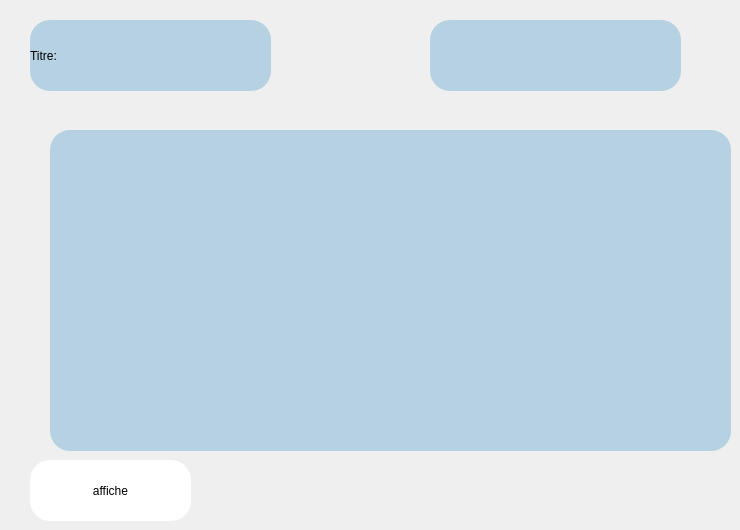
      <widget class="QWidget" name="titre_affiche">
       <widget class="QPushButton" name="affiche_titre">
        <property name="geometry">
         <rect>
          <x>30</x>
          <y>460</y>
          <width>161</width>
          <height>61</height>
         </rect>
        </property>
        <property name="styleSheet">
         <string notr="true">border-radius:20px;
font: 75 12pt &quot;Palatino Linotype&quot;;
background-color: rgb(255, 255, 255);
color: rgb(0, 0, 0);</string>
        </property>
        <property name="text">
         <string>affiche</string>
        </property>
       </widget>
       <widget class="QLabel" name="res_titre">
        <property name="geometry">
         <rect>
          <x>50</x>
          <y>130</y>
          <width>681</width>
          <height>321</height>
         </rect>
        </property>
        <property name="styleSheet">
         <string notr="true">color:rgb(0, 0, 0);
border-radius:20px;
font: 10pt &quot;Palatino Linotype&quot;;
background-color: rgb(200, 217, 237);
background-color: rgb(197, 225, 236);
background-color: rgb(182, 209, 226);</string>
        </property>
        <property name="text">
         <string/>
        </property>
       </widget>
       <widget class="QLineEdit" name="titre3">
        <property name="geometry">
         <rect>
          <x>430</x>
          <y>20</y>
          <width>251</width>
          <height>71</height>
         </rect>
        </property>
        <property name="styleSheet">
         <string notr="true">font: 12pt &quot;Palatino Linotype&quot;;
background-color: rgb(182, 209, 226);
border-radius:20px;</string>
        </property>
       </widget>
       <widget class="QLabel" name="label_40">
        <property name="geometry">
         <rect>
          <x>30</x>
          <y>20</y>
          <width>241</width>
          <height>71</height>
         </rect>
        </property>
        <property name="styleSheet">
         <string notr="true">font: 12pt &quot;Palatino Linotype&quot;;
background-color: rgb(182, 209, 226);
border-radius:20px;</string>
        </property>
        <property name="text">
         <string>Titre:</string>
        </property>
       </widget>
      </widget>
